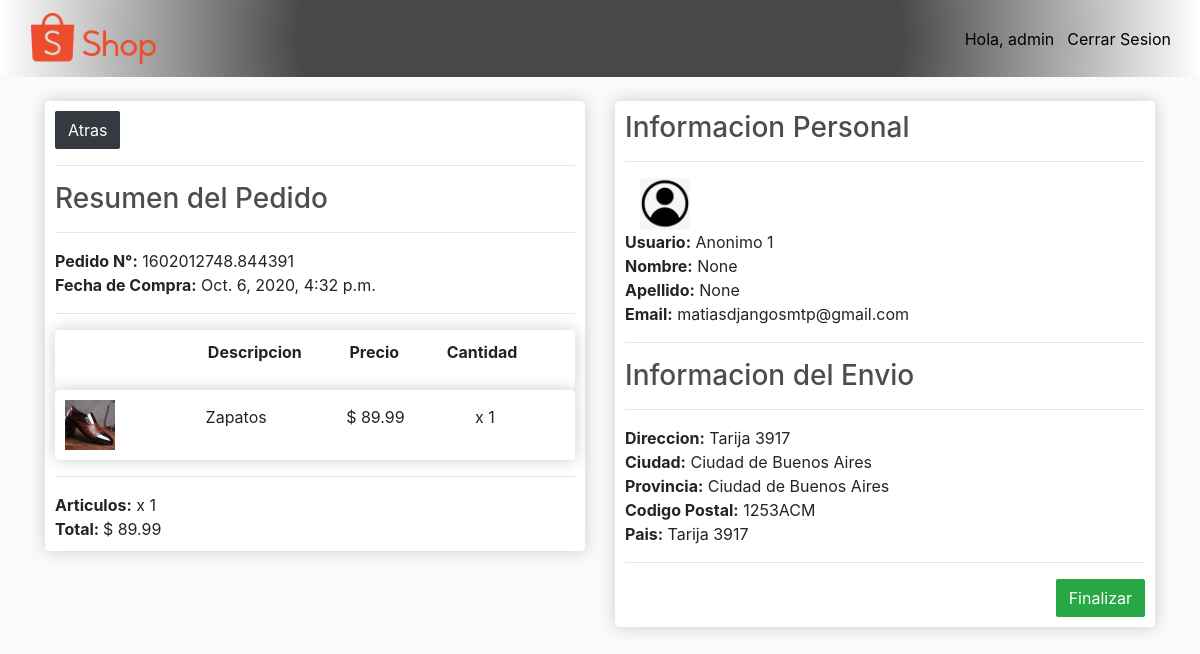
The app's page /ware/process_orders/1602012748.844391 (signed in) with its own data.
### store/models.py (models this page shows, shortened)
class Order(models.Model):
    customer = models.ForeignKey(Customer, on_delete=models.SET_NULL, null=True, blank=True)
    date = models.DateTimeField(auto_now_add=True)
    complete = models.BooleanField(default=False)
    transaction_id = models.CharField(max_length=100, null=True)
    processed = models.BooleanField(default=False)
    @property
    def get_cart_total(self):
        orderitems = self.orderitem_set.all()
        total = sum([item.get_total for item in orderitems])
        return total
    @property
    def get_cart_items(self):
        orderitems = self.orderitem_set.all()
        total = sum([item.quantity for item in orderitems])
        return total

class OrderItem(models.Model):
    product = models.ForeignKey(Product, on_delete=models.SET_NULL, null=True)
    order = models.ForeignKey(Order, on_delete=models.SET_NULL, null=True)
    quantity = models.IntegerField(default=0, null=True, blank=True)
    date_added = models.DateTimeField(auto_now_add=True)
    @property
    def get_total(self):
        total = self.product.price * self.quantity
        return total

class Product(models.Model):
    name = models.CharField(max_length=200, null=True)
    price = models.FloatField()
    digital = models.BooleanField(default=False, null=False, blank=False)
    image = models.ImageField(null=True, blank=True)
    description = models.TextField(default=False, null=True, blank=True)
    def __str__(self):
        return self.name

class Customer(models.Model):
    user = models.OneToOneField(User, on_delete=models.CASCADE, null=True, blank=True)
    name = models.CharField(max_length=200, null=True)
    first_name = models.CharField(max_length=200, null=True)
    last_name = models.CharField(max_length=200, null=True)
    email = models.EmailField(max_length=254, null=True)
    profile_picture = models.ImageField(blank=False, default="person-circle.png", null=False)
    date_created = models.DateTimeField(auto_now_add=True, null=True)
    def __str__(self):
        return self.name

class ShippingAddress(models.Model):
    customer = models.ForeignKey(Customer, on_delete=models.SET_NULL, null=True)
    order = models.ForeignKey(Order, on_delete=models.SET_NULL, null=True)
    address = models.CharField(max_length=200, null=False)
    city = models.CharField(max_length=200, null=False)
    state = models.CharField(max_length=200, null=False)
    zipcode = models.CharField(max_length=200, null=False)
    country = models.CharField(max_length=200, null=True)
    date_added = models.DateTimeField(auto_now_add=True)

### ware/decorators.py (the view)
        def wrapper_func(request, *args, **kwargs):
            group = None
            if request.user.groups.exists():
                group = request.user.groups.all()[0].name
            if group in allowed_roles:
                return view_func(request, *args, **kwargs)
            else:
                return HttpResponse('No Tiene los Privilegios para Acceder a esta Pagina!\nQUE LASTIMA!')

### ware/views.py (called while the page is built)
@login_required(login_url='login')
@allowed_users(allowed_roles=['admin', 'employees'])
def process_orders(request, pk_transaction_id):
    order = Order.objects.filter(transaction_id=pk_transaction_id)
    item = OrderItem.objects.filter()
    ship = ShippingAddress.objects.all()
    context = {'orders': order, 'items': item, 'ships': ship}
    return render(request, 'ware/process_orders.html', context)

### ware/templates/ware/process_orders.html (shortened to what this page needs)
{% extends 'ware/main_ware.html' %}
{% load static %}
{% block content %}
<div class="row">
    <div class="col-lg-6">
        <div class="box-element">
            <a class="btn btn-dark" href="{% url 'orders' %}">Atras</a>
            <hr>
            <h3>Resumen del Pedido</h3>
            <hr>
            {% for order in orders%}
            <strong>Pedido N°:</strong> {{order.transaction_id}}
            <br>
            <strong>Fecha de Compra:</strong> {{order.date}}
            {% endfor %}
            <hr>
            <div class="cart-row">
                <div class="art-order">
                    <div class="description-order">
                        <div style="flex:4;  "><strong><p>Descripcion</p></strong></div>
                    </div>
                    <div class="price-order">
                        <div style="flex:2;display:flex; "><strong><p>Precio</p></strong></div>
                    </div>
                    <div class="quantity-order">
                        <div style="flex:1; display:flex;"><strong><p>Cantidad</p></strong></div>
                    </div>
                </div>
                {% for order in orders %}
                {% for item in items %}
                {% if order.transaction_id == item.order.transaction_id%}
                <div class="art-order">
                    <div style="flex:2"><img class="row-image-order" src={{item.product.image.url}}></div>
                    <div style="flex:2"><p>{{item.product}}</p></div>
                    <div class="price-order">
                        <div style="flex:1"><p>$ {{item.product.price|floatformat:2}}</p></div>
                    </div>
                    <div class="quantity-order">
                        <div style="flex:1"><p>x {{item.quantity}}</p></div>
                    </div>
                </div>
                {% endif %}
                {% endfor %}
                {% endfor %}
                <hr>
                {% for order in orders %}
                <strong>Articulos:</strong> x {{order.get_cart_items}}
                <br>
                <strong>Total: </strong>$ {{order.get_cart_total|floatformat:2}}
                {% endfor %}
            </div>
        </div>
    </div>
    {% for order in orders%}
    <div class="col-lg-6">
        <div class="box-element" id="form-wrapper">
            <div id="user-info">
                <h3>Informacion Personal</h3>
                <hr>
                <div class="col-lg-6">
                    <img class="row-image-order" src={{order.customer.profile_picture.url}}>
                </div>
                <strong>Usuario:</strong> {{order.customer}}
                <br>
                <strong>Nombre:</strong> {{order.customer.first_name}}
                <br>
                <strong>Apellido:</strong> {{order.customer.last_name}}
                <br>
                <strong>Email:</strong> {{order.customer.email}}
            </div>
            {% endfor %}
            {% for ship in ships%}
            {% for order in orders %}
            {% if ship.order.transaction_id == order.transaction_id %}
            {% if order.complete %}
            <div id="shipping-info">
                <hr>
                <h3>Informacion del Envio</h3>
                <hr>
                <strong>Direccion:</strong> {{ship.address}}
                <br>
                <strong>Ciudad:</strong> {{ship.city}}
                <br>
                <strong>Provincia:</strong> {{ship.state}}
                <br>
                <strong>Codigo Postal:</strong> {{ship.zipcode}}
                <br>
                <strong>Pais:</strong> {{ship.address}}
            </div>
            <hr>
            <div class="der">
                <a class="btn btn-success" href="{%  url 'button_id' order.transaction_id %}" id="buttonId"
                   type="submit">Finalizar</a>
            </div>
        </div>
    </div>
    {% endif %}
    {% endif %}
    {% endfor %}
    {% endfor %}
</div>
{% endblock content %}

### ware/templates/ware/main_ware.html (shortened to what this page needs)
<!DOCTYPE html>
{% load static %}
<html>
<head>
	<link href="https://stackpath.bootstrapcdn.com/bootstrap/4.5.0/css/bootstrap.min.css"
 rel="stylesheet">
	<link href="{% static 'css/main_ware.css' %}" rel="stylesheet" type="text/css">
</head>
<body>
<nav class="navbar navbar-expand-lg navbar-light bg-light" id="nav">
	<div>
		<a class="navbar-brand" href="{% url 'store' %}">
			<img id="home" src="{% static 'images/shop.png' %}">
		</a>
	</div>
	<div class="collapse navbar-collapse" id="navbarSupportedContent">
		<div class="form-inline my-2 my-lg-0">
			<span class="hello-msg" id="hello-user">Hola, {{request.user}}</span>
			<a href="{% url 'logout' %}">
				<button class="btn btn-link" id="close-session" type="button">Cerrar Sesion</button>
			</a>
		</div>
	</div>
</nav>
<div class="container"><br>
	{% block content %}
	{% endblock content %}
</div>
</body>
</html>

### static/css/main_ware.css (style rules this page uses)
body { background-color: hsl(0, 0%, 98%); }
h1,h2,h3,h4,h5,h6 { color:hsl(0, 0%, 30%); }
.box-element { box-shadow:hsl(0, 0%, 80%) 0 0 16px; background-color: #fff; border-radius: 4px; padding: 10px; }
.bg-light { background: radial-gradient(circle, rgba(0,0,0,0.7091211484593838) 50%, rgba(255,255,255,1) 100%); }
.btn { border-radius: 0.1em/0.1em; }
.btn-link, .btn-link:hover, .hello-msg { font-size: 16px; color:black; }
#home { width:125px; display: inline-block; margin-left: 15px; }
.der { display: flex; flex-direction: row-reverse; }
.art-order { display:flex; box-shadow:hsl(0, 0%, 80%) 0 0 16px; background-color: #fff; border-radius: 4px; padding: 10px; flex-direction: row; flex-grow:1; flex-wrap: wrap; align-items: center; }
.row-image-order { width: 50px; }
.description-order { flex-grow:1; }
.price-order { flex-grow:1; }
.quantity-order { flex-grow:1; }

### records on screen
Order: transaction_id "1602012748.844391", date "Oct. 6, 2020, 4:32 p.m.", get_cart_items "1", get_cart_total "89.99", customer.profile_picture (picture), customer "Anonimo 1", customer.first_name "None", customer.last_name "None", customer.email "matiasdjangosmtp@gmail.com"
OrderItem: product.image (picture), product "Zapatos", product.price "89.99", quantity "1"
ShippingAddress: address "Tarija 3917", city "Ciudad de Buenos Aires", state "Ciudad de Buenos Aires", zipcode "1253ACM"

### other values on screen
{{ request.user }} "admin"
